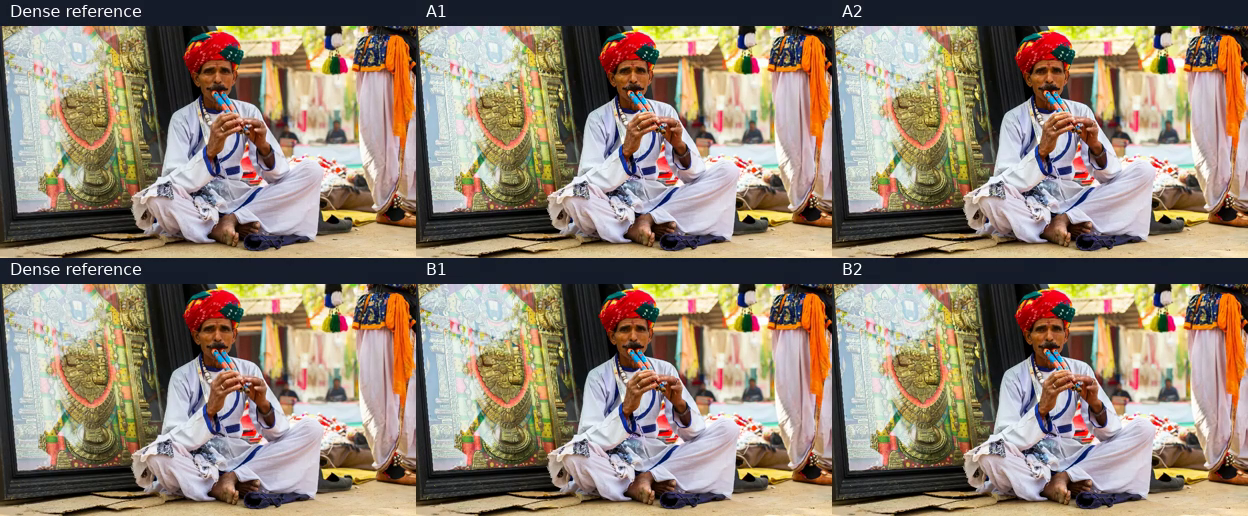
#> input picture frame 8 of reports/20261118/observed_secant_ffn_operator/media/vbi_1013_blind_full80.mp4, 1248 x 516 px, given in place of vbi_0905_base_s44.mp4, which was not available
$ python signed_background.py
#> lines starting #> are read from the running program, lines starting #| are printed output that depends on the picture
### research/20261121/camera_calibration_trial/work/camera_cal_trial/measure_camera.py
"""Check realised image motion on Dense teacher videos without object-specific masks."""

import argparse
import hashlib
import json
from pathlib import Path

import cv2 as cv
import numpy as np

HERE = Path(__file__).resolve().parent
OUT = HERE.parent.parent / "outputs/FFNDS_camera_cal_trial"


def fit_background(previous, current):
    height, width = previous.shape
    mask = np.full_like(previous, 255)
    mask[height//4:3*height//4, width//4:3*width//4] = 0
    first = cv.goodFeaturesToTrack(previous, 400, 0.01, 8, mask=mask)
    if first is None or len(first) < 8:
        return None
    last, valid, _ = cv.calcOpticalFlowPyrLK(previous, current, first, None)
    back, reverse, _ = cv.calcOpticalFlowPyrLK(current, previous, last, None)
    keep = valid.ravel().astype(bool) & reverse.ravel().astype(bool) & (np.linalg.norm(back-first, axis=2).ravel() < 1)
    if keep.sum() < 8:
        return None
    affine, inliers = cv.estimateAffinePartial2D(first.reshape(-1,2)[keep], last.reshape(-1,2)[keep],
                                                  method=cv.RANSAC, ransacReprojThreshold=2)
    if affine is None or inliers.sum() < 8:
        return None
    return affine, float(inliers.mean())


# [62 lines left out: functions clip_motion, main, not called in this run]


# [2 lines that do not run on import are left out]

### research/20261121/camera_calibration_trial/work/camera_cal_trial/signed_background.py
"""Summarise apparent horizontal background motion, with support and temporal segments."""

import hashlib
import json
from pathlib import Path

import cv2 as cv
import numpy as np

from measure_camera import fit_background, OUT


def describe(rows):
    selected = [r for r in rows if r is not None and r["inliers"] >= .60]
    dx = np.asarray([r["dx"] for r in selected])
    return dict(total=len(rows), supported=len(selected), median_dx=float(np.median(dx)) if len(dx) else None,
                mean_dx=float(np.mean(dx)) if len(dx) else None,
                screen_right_over_quarter_px=int(np.sum(dx>.25)),screen_left_over_quarter_px=int(np.sum(dx<-.25)),
                subquarter_px=int(np.sum(np.abs(dx)<=.25)))


def score(path):
    cap = cv.VideoCapture(str(path))
    ok, frame = cap.read()
    assert ok
    previous = cv.cvtColor(frame,cv.COLOR_BGR2GRAY)
    height,width = previous.shape
    center = np.array([width/2,height/2])
    rows, composite = [], np.eye(3)
    try:
        while True:
            ok, frame = cap.read()
            if not ok:
                break
            current = cv.cvtColor(frame,cv.COLOR_BGR2GRAY)
            fit = fit_background(previous,current)
            previous = current
            if fit is None:
                rows.append(None)
                continue
            mat, fraction = fit
            shift = mat[:,:2]@center+mat[:,2]-center
            composite = np.vstack((mat,[0.,0.,1.])) @ composite
            rows.append(dict(dx=float(shift[0]),dy=float(shift[1]),inliers=fraction))
    finally:
        cap.release()
    assert len(rows)==80
    net = (composite[:2,:2]@center+composite[:2,2]-center).tolist() if None not in rows else None
    return dict(sha256=hashlib.sha256(path.read_bytes()).hexdigest(), full=describe(rows),
                thirds=[describe(rows[:27]),describe(rows[27:53]),describe(rows[53:])],
                net_center_xy_all_fits=net, frames=rows)


def run(files, output):
    cv.setNumThreads(2)
    scores = {}
    for key,path in files.items():
        cv.setRNGSeed(42)
        scores[key] = score(path)
        control = json.loads(path.with_suffix(".json").read_bytes())
        assert scores[key]["sha256"] == control["video"]["mp4_sha256"]
        print(key, scores[key]["full"], scores[key]["net_center_xy_all_fits"])
    result = dict(definition="Signed adjacent-frame translation of the image centre under an outer-feature robust similarity fit. Positive x means image moves right. The support filter retains fits with >=60% inliers; the direction counts use a 0.25px dead band. The composed net transform uses all fitted transitions. Segments include 27,26,27 transitions. Neither subject motion nor 3D camera pose is measured.",trajectories=scores)
    output.write_text(json.dumps(result,indent=2,allow_nan=False)+"\n",encoding="utf8")


if __name__=="__main__":
    import argparse
    parser=argparse.ArgumentParser(description=__doc__)
    parser.add_argument("--right-0905",type=Path)
    parser.add_argument("--right-1014",type=Path)
    args=parser.parse_args()
    assert (args.right_0905 is None) == (args.right_1014 is None)
    files={}
    for source, extra in (("0905",args.right_0905),("1014",args.right_1014)):
        for cond,label in (("base","base"),("camera","pan_left")):
            files[source+"_"+label]=OUT/"dense"/f"vbi_{source}_{cond}_s44.mp4"
        if extra is not None:
            files[source+"_pan_right"]=extra
    run(files,OUT/("background_direction_checks.json" if args.right_0905 is not None else "original_left_background.json"))
#> in score, frame is the input picture: shape (516, 1248, 3); mean B, G, R 113, 129.2, 143.9
#> in score, `previous = cv.cvtColor(frame,cv.COLOR_BGR2GRAY)`:
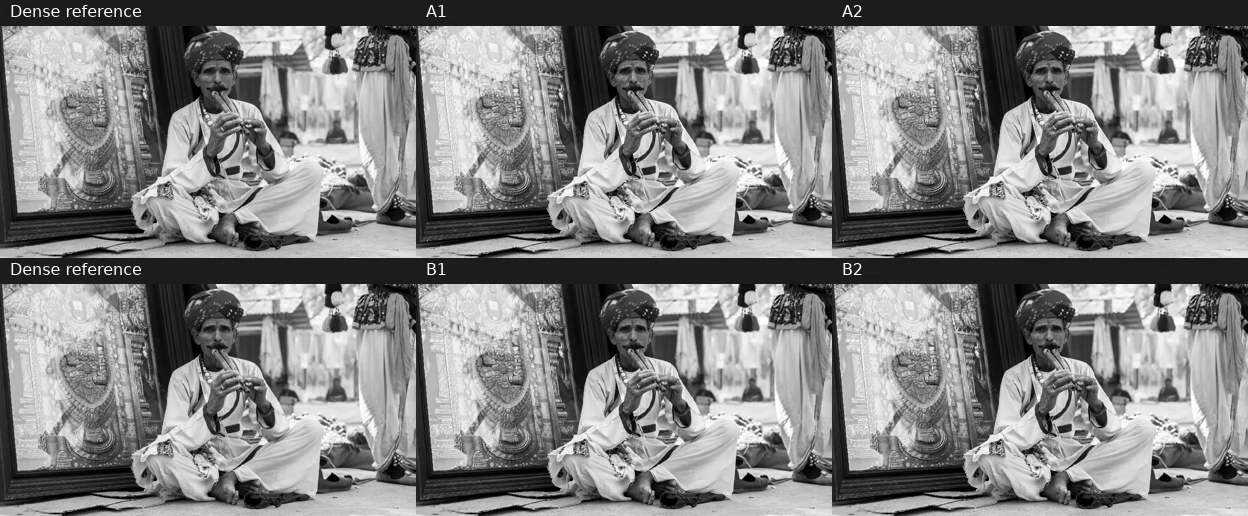
#> previous: shape (516, 1248); min 0, max 255, mean 131.7
#> in fit_background, `first = cv.goodFeaturesToTrack(previous, 400, 0.01, 8, mask=mask)`: first = 400 rows, first 8: [847, 11], [431, 11], [34, 8], [84, 8], [115, 8], [84, 266], [115, 266], [99, 266]
#> in fit_background, `last, valid, _ = cv.calcOpticalFlowPyrLK(previous, current, first, None)`: last has the same summary as first; valid = 400 values from 1 to 1
#> in fit_background, `back, reverse, _ = cv.calcOpticalFlowPyrLK(current, previous, last, No..`: back has the same summary as first
#> in fit_background, `affine, inliers = cv.estimateAffinePartial2D(first.reshape(-1,2)[keep]..`: affine = [[1, 6.77e-06, 0.00413], [-6.77e-06, 1, 0.0253]]; inliers = 400 values from 1 to 1
#> in score, `fit = fit_background(previous,current)`: fit = ([[1, 6.77e-06, 0.00413], [-6.77e-06, 1, 0.0253]], 1)
#> in score, `mat, fraction = fit`: mat = [[1, 6.77e-06, 0.00413], [-6.77e-06, 1, 0.0253]]; fraction = 1
#> in score, `shift = mat[:,:2]@center+mat[:,2]-center`: shift = [0.0196, 0.0267]
#> in score, `composite = np.vstack((mat,[0.,0.,1.])) @ composite`: composite = [[1, 6.77e-06, 0.00413], [-6.77e-06, 1, 0.0253], [0, 0, 1]]

$ run again, starting later in the video
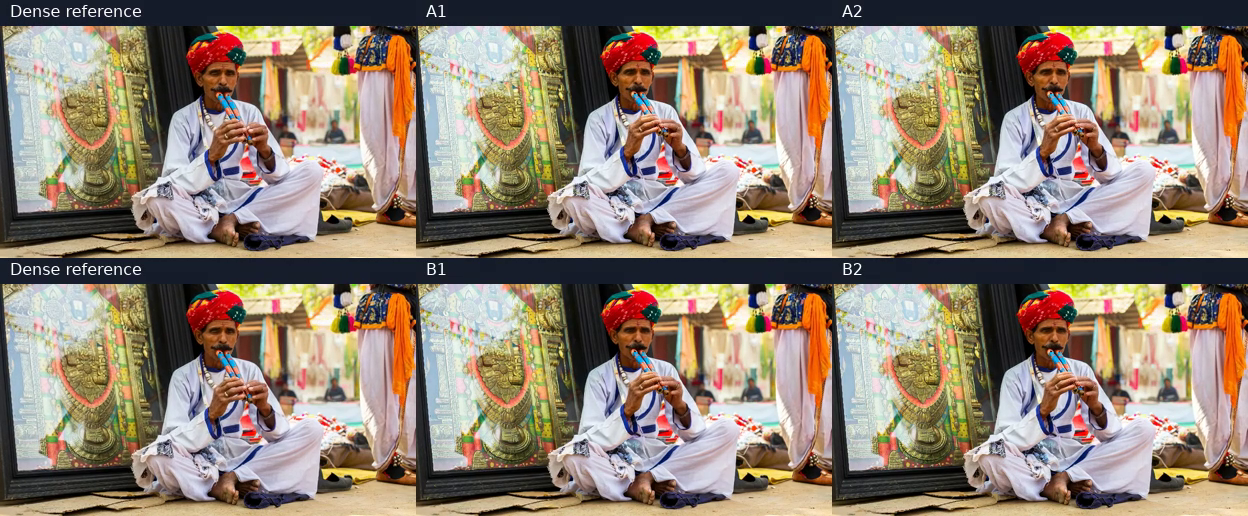
#> input picture frame 36 of reports/20261118/observed_secant_ffn_operator/media/vbi_1013_blind_full80.mp4, 1248 x 516 px, given in place of vbi_0905_base_s44.mp4, which was not available
#> in score, frame is the input picture: shape (516, 1248, 3); mean B, G, R 113.8, 129.9, 144.7
#> in score, `previous = cv.cvtColor(frame,cv.COLOR_BGR2GRAY)`:
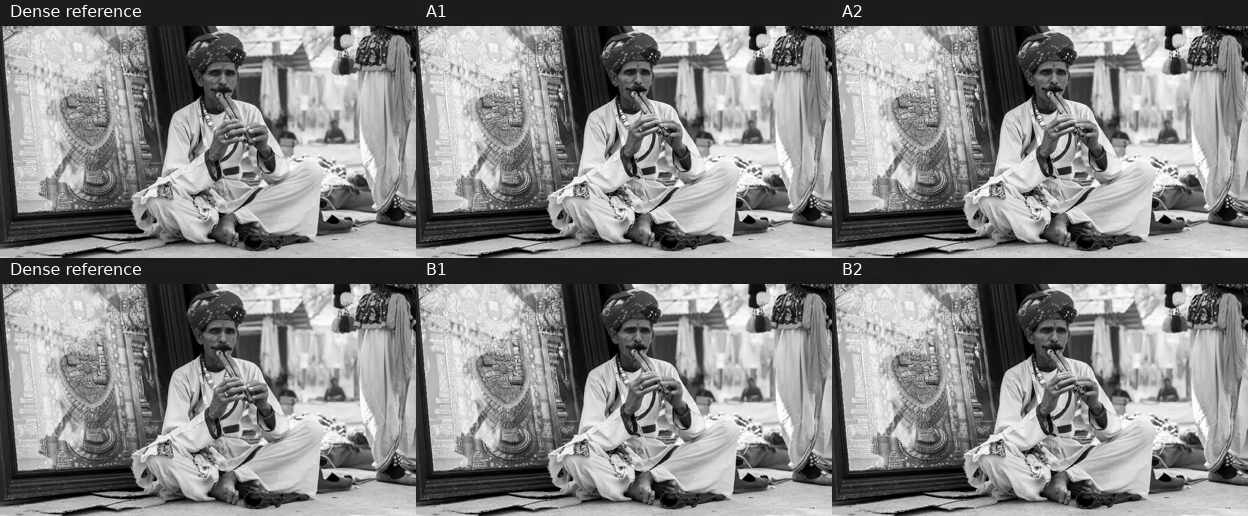
#> previous: shape (516, 1248); min 0, max 255, mean 132.5
#> first = 400 rows, first 8: [847, 11], [431, 11], [34, 8], [84, 8], [115, 8], [84, 266], [115, 266], [99, 266]
#> last has the same summary as first; valid = 400 values from 1 to 1
#> back has the same summary as first
#> affine = [[1, -3.39e-05, 0.0277], [3.39e-05, 1, -0.0188]]; inliers = 400 values from 1 to 1
#> fit = ([[1, -3.39e-05, 0.0277], [3.39e-05, 1, -0.0188]], 1)
#> mat = [[1, -3.39e-05, 0.0277], [3.39e-05, 1, -0.0188]]; fraction = 1
#> shift = [0.0262, 0.0054]
#> composite = [[1, -3.39e-05, 0.0277], [3.39e-05, 1, -0.0188], [0, 0, 1]]

$ run again, starting later in the video
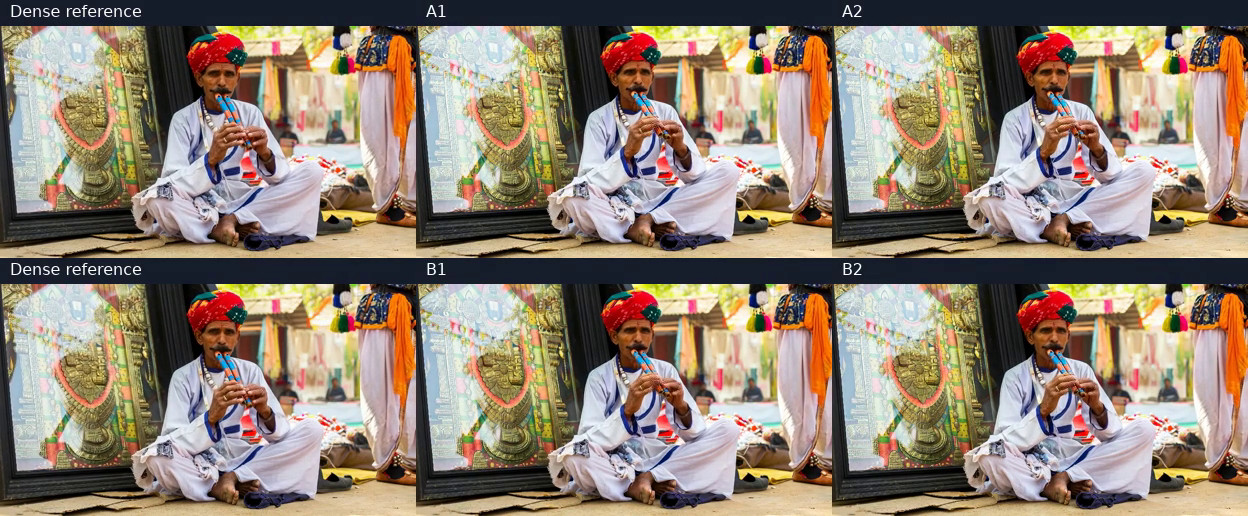
#> input picture frame 64 of reports/20261118/observed_secant_ffn_operator/media/vbi_1013_blind_full80.mp4, 1248 x 516 px, given in place of vbi_0905_base_s44.mp4, which was not available
#> in score, frame is the input picture: shape (516, 1248, 3); mean B, G, R 114.2, 130, 145
#> in score, `previous = cv.cvtColor(frame,cv.COLOR_BGR2GRAY)`:
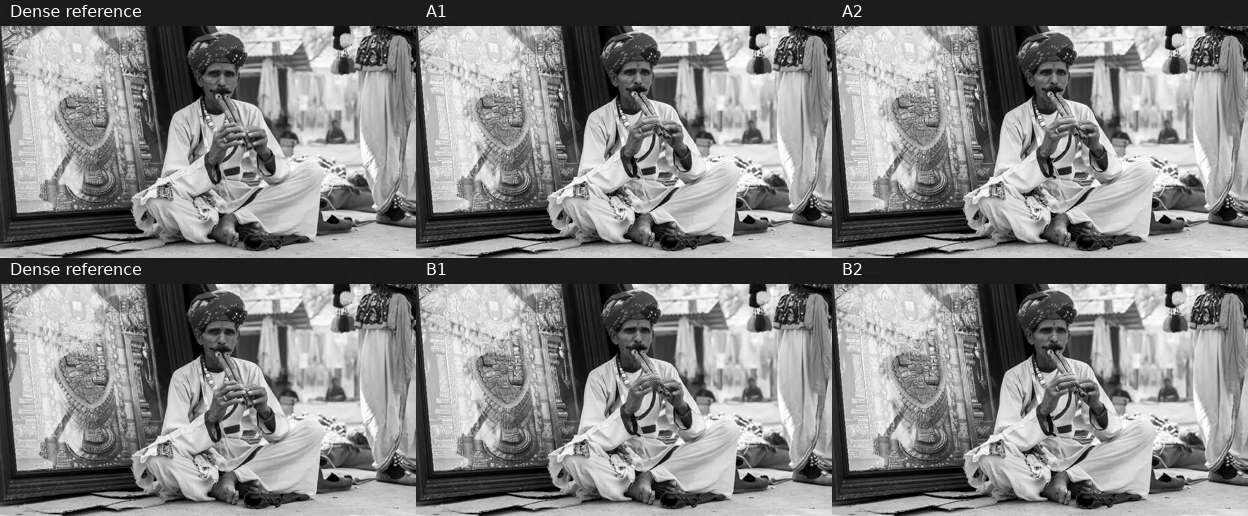
#> previous: shape (516, 1248); min 0, max 255, mean 132.7
#> first = 400 rows, first 8: [847, 11], [431, 11], [34, 8], [84, 8], [115, 8], [84, 266], [115, 266], [99, 266]
#> last has the same summary as first; valid = 400 values from 1 to 1
#> back has the same summary as first
#> affine = [[1, 4.8e-05, -0.0208], [-4.8e-05, 1, 0.029]]; inliers = 400 values from 1 to 1
#> fit = ([[1, 4.8e-05, -0.0208], [-4.8e-05, 1, 0.029]], 1)
#> mat = [[1, 4.8e-05, -0.0208], [-4.8e-05, 1, 0.029]]; fraction = 1
#> shift = [0.000246, 0.00262]
#> composite = [[1, 4.8e-05, -0.0208], [-4.8e-05, 1, 0.029], [0, 0, 1]]
